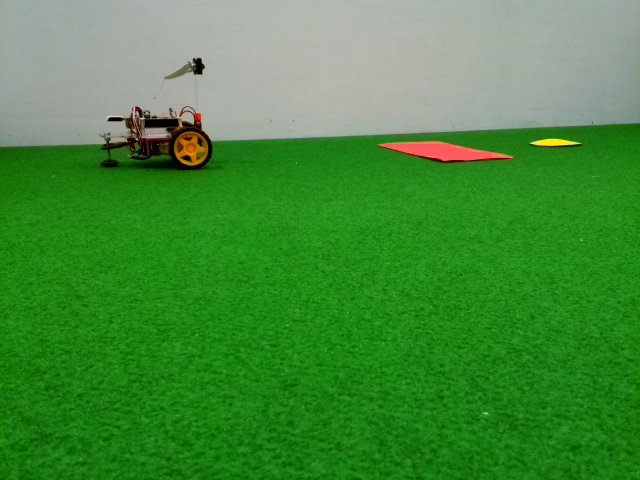
#> input picture SlamBot-modified/Core/tools/saved_images/opencv_image_0.png, 640 x 480 px
$ python Color_Object_Detect.py   (older library calls are emulated)
#> lines starting #> are read from the running program, lines starting #| are printed output that depends on the picture; after the words box and inside, x2 and y2 are one past the last pixel; in counts of white or black regions, pixels touching at a corner belong together

"""Copyright [2017] [Siddhant Mahapatra]

Licensed under the Apache License, Version 2.0 (the "License");
you may not use this file except in compliance with the License.
You may obtain a copy of the License at

    https://github.com/Robosid/SLAMBOT/blob/master/License.pdf
    https://github.com/Robosid/SLAMBOT/blob/master/License.rtf

Unless required by applicable law or agreed to in writing, software
distributed under the License is distributed on an "AS IS" BASIS,
WITHOUT WARRANTIES OR CONDITIONS OF ANY KIND, either express or implied.
See the License for the specific language governing permissions and
limitations under the License.
"""


'''

Find yellow objects and outline them
find critical information such as area and centroid

updated 22/03 by alec

HOW TO USE:

change the filename of the image below to your directory
run python find_yellow.py

the current HSV values are tuned for the YELLOW DOT
change the lower and upper values below to your own HSV values to detect
different colors. Use hsv_picker.py to assist

'''

import numpy as np
import cv2

img = cv2.imread('saved_images/opencv_image_0.png')
#> img is the input picture: shape (480, 640, 3); mean B, G, R 59.4, 140.2, 68.6

largest_area = 0
lower = np.array([25,150,200]) #color threshold lower value
upper = np.array([40,230,255]) #color threshold upper value
_, contours, _ = cv2.findContours(cv2.inRange(cv2.cvtColor(img,cv2.COLOR_BGR2HSV), lower, upper), cv2.RETR_TREE, cv2.CHAIN_APPROX_SIMPLE)
#> contours = 5 contours, all with area under 20

for cnts in contours:
	area = cv2.contourArea(cnts)
	if area > largest_area:
		largest_area = area
		x,y,w,h = cv2.boundingRect(cnts)
		M = cv2.moments(cnts)
		cx = int(M['m10']/M['m00'])
		cy = int(M['m01']/M['m00'])
		cv2.rectangle(img,(x,y), (x+w,y+h), (0,0,255),2)
		cv2.circle(img,(cx,cy),2,(255,0,0),5)
		cv2.line(img,(320,480),(cx,cy),(255,0,0),2)
#> this loop made 5 passes
#> (area, largest_area, x, y, w, h, cx, cy) on pass 4: (10, 10, 560, 141, 16, 4, 570, 142)
#> (cnts, area) on passes 1 to 3: ([[554, 144], [555, 144]], 0), ([[534, 142]], 0), ([[532, 142], [532, 143]], 0)
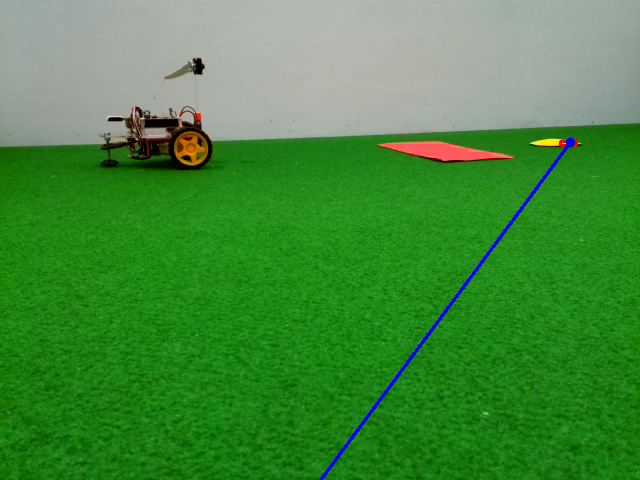
#> img: shape (480, 640, 3); 0.49% of pixels changed, all inside (x1, y1, x2, y2) = (319, 137, 578, 480)
#> after the loop, M = moments, m00 10, centre m10/m00, m01/m00 = (570.8, 142.8); cx = 570; cy = 142; h = 4; largest_area = 10; w = 16; x = 560; y = 141

cv2.line(img,(320,480),(320,380),(0,0,255),2)
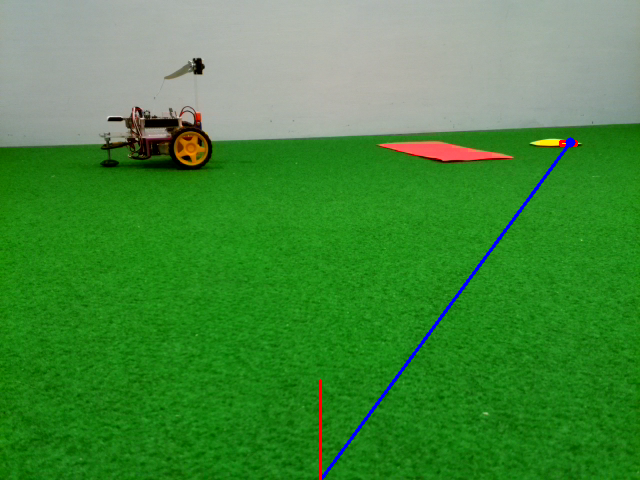
#> img: shape (480, 640, 3); 0.1% of pixels changed, all inside (x1, y1, x2, y2) = (319, 379, 322, 480)
cv2.imshow('image', img)
cv2.waitKey(0)
cv2.destroyAllWindows()

$ run again, with SlamBot-modified/Core/tools/saved_images/opencv_image_1.png copied over SlamBot-modified/Core/tools/saved_images/opencv_image_0.png
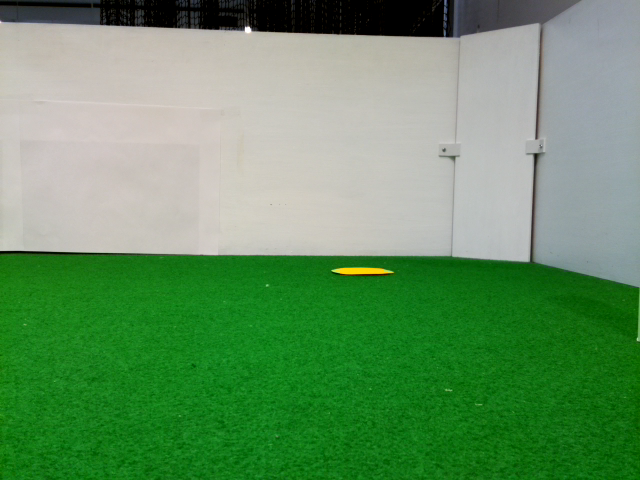
#> input picture SlamBot-modified/Core/tools/saved_images/opencv_image_1.png, 640 x 480 px
#> img is the input picture: shape (480, 640, 3); mean B, G, R 98.9, 146, 100
#> contours = 2 contours, all with area under 20
#> the loop `for cnts in contours:` made 2 passes
#> (area, largest_area, x, y, w, h, cx, cy) on passes 1 to 2: (2.5, 2.5, 376, 269, 17, 4, 385, 270), (8, 8, 334, 268, 10, 5, 337, 270)
#> after the loop `for cnts in contours:`:
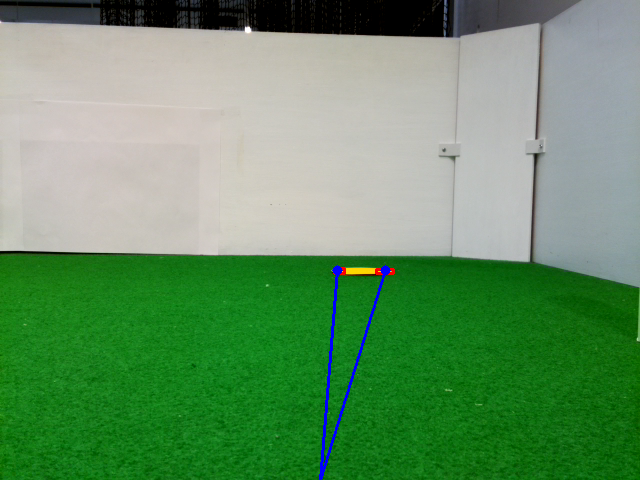
#> img: shape (480, 640, 3); 0.47% of pixels changed, all inside (x1, y1, x2, y2) = (319, 265, 395, 480)
#> after the loop `for cnts in contours:`: M = moments, m00 8, centre m10/m00, m01/m00 = (337.6, 270.3); cx = 337; cy = 270; h = 5; largest_area = 8; w = 10; x = 334; y = 268
#> `cv2.line(img,(320,480),(320,380),(0,0,255),2)`:
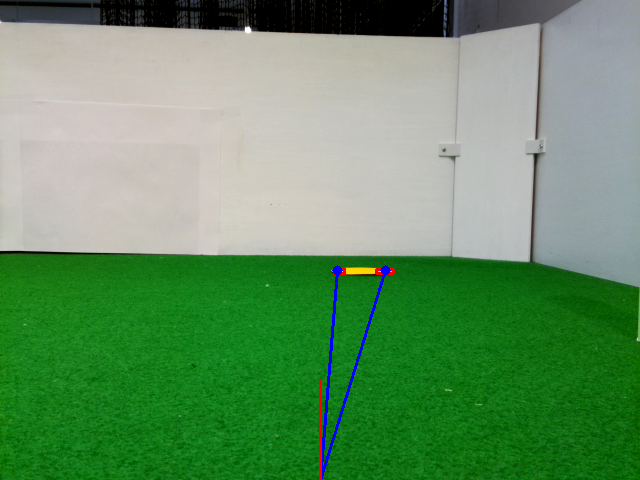
#> img: shape (480, 640, 3); 0.1% of pixels changed, all inside (x1, y1, x2, y2) = (319, 379, 322, 480)

$ run again, with SlamBot-modified/Core/tools/saved_images/opencv_image_10.png copied over SlamBot-modified/Core/tools/saved_images/opencv_image_0.png
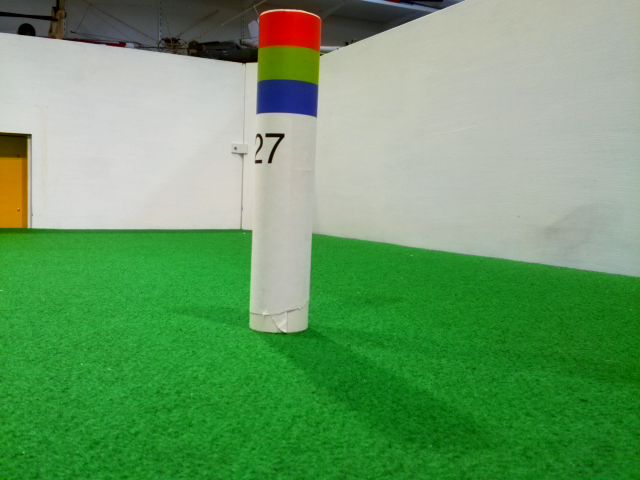
#> input picture SlamBot-modified/Core/tools/saved_images/opencv_image_10.png, 640 x 480 px
#> img is the input picture: shape (480, 640, 3); mean B, G, R 102.4, 155.7, 105.2
#> contours = [[[319, 68], [319, 75]]]
#> the loop `for cnts in contours:` made 1 pass
#> (cnts, area) on pass 1: ([[319, 68], [319, 75]], 0)
#> after the loop `for cnts in contours:`: largest_area = 0
#> `cv2.line(img,(320,480),(320,380),(0,0,255),2)`:
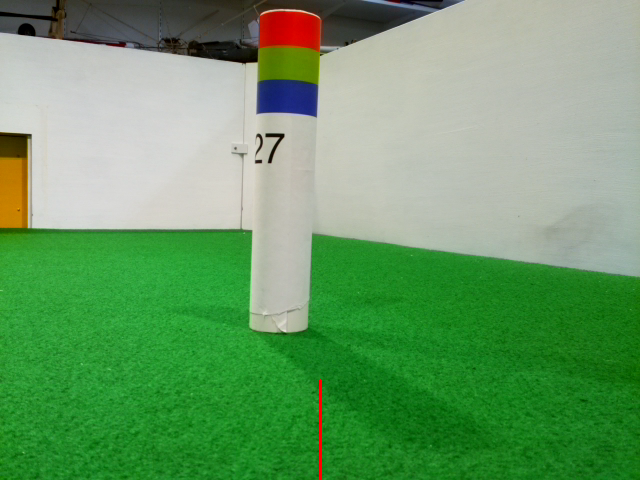
#> img: shape (480, 640, 3); 0.1% of pixels changed, all inside (x1, y1, x2, y2) = (319, 379, 322, 480)

$ run again, with SlamBot-modified/Core/tools/saved_images/opencv_image_11.png copied over SlamBot-modified/Core/tools/saved_images/opencv_image_0.png
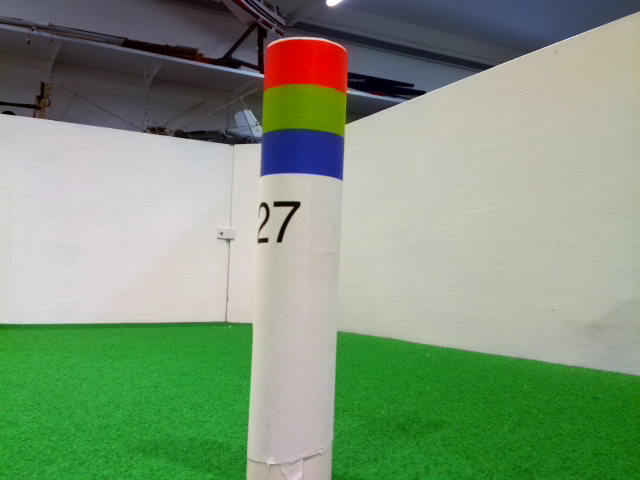
#> input picture SlamBot-modified/Core/tools/saved_images/opencv_image_11.png, 640 x 480 px
#> img is the input picture: shape (480, 640, 3); mean B, G, R 122.5, 150.5, 128.3
#> contours = []
#> after the loop `for cnts in contours:`: largest_area = 0
#> `cv2.line(img,(320,480),(320,380),(0,0,255),2)`:
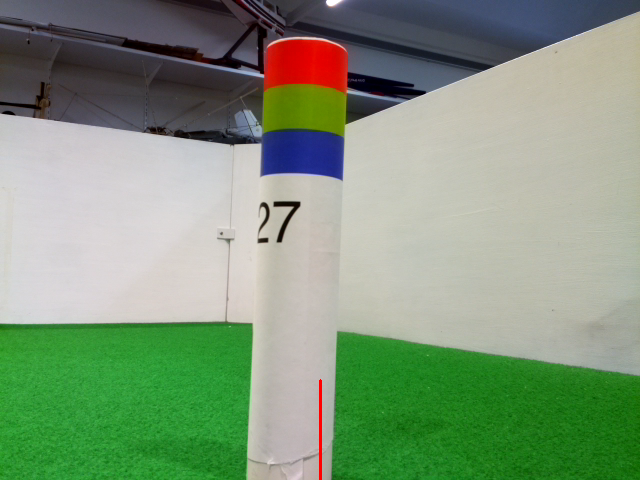
#> img: shape (480, 640, 3); 0.1% of pixels changed, all inside (x1, y1, x2, y2) = (319, 379, 322, 480)
